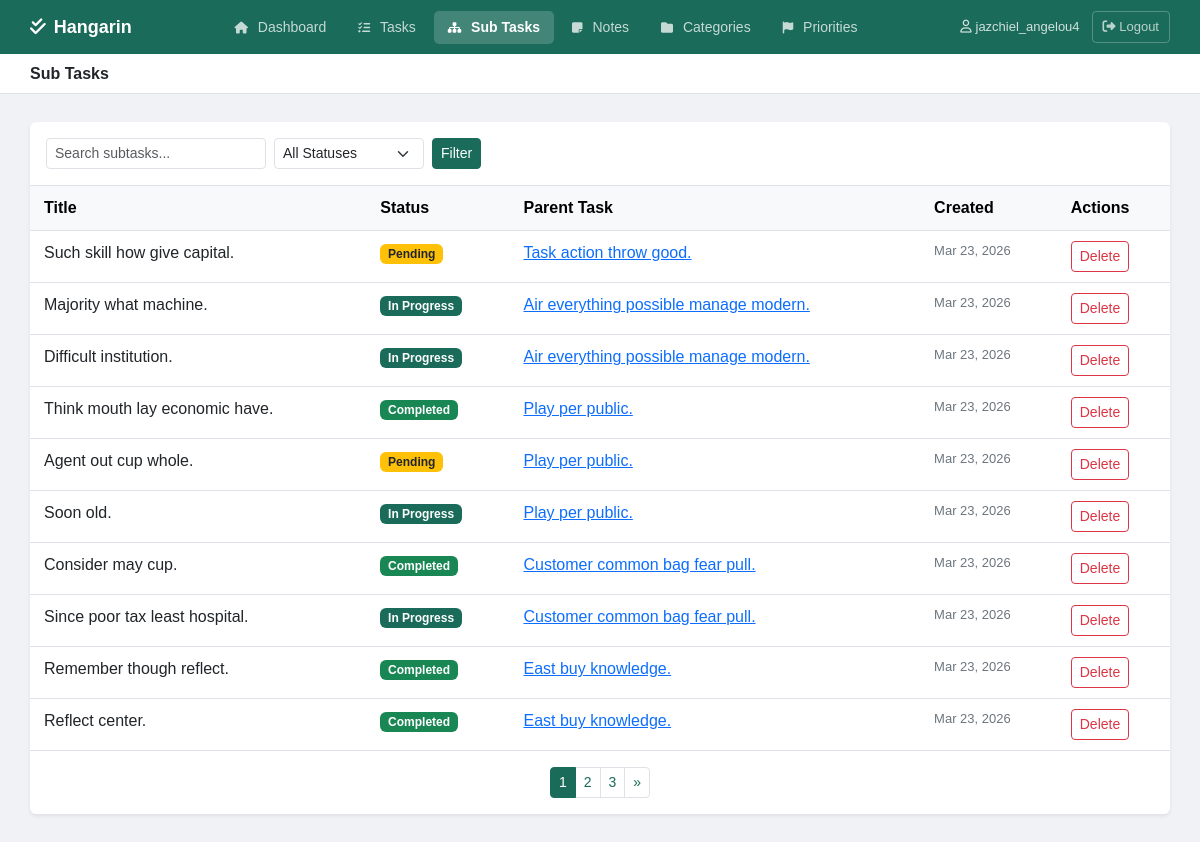
Page /subtasks/ (signed in) on the committed database.
### tasks/models.py (models this page shows, shortened)
class BaseModel(models.Model):
    created_at = models.DateTimeField(auto_now_add=True)
    updated_at = models.DateTimeField(auto_now=True)
    class Meta:
        abstract = True

class SubTask(BaseModel):
    STATUS_CHOICES = [
        ("Pending", "Pending"),
        ("In Progress", "In Progress"),
        ("Completed", "Completed"),
    ]
    parent_task = models.ForeignKey(Task, on_delete=models.CASCADE, related_name='subtasks')
    title = models.CharField(max_length=255)
    status = models.CharField(
        max_length=50,
        choices=STATUS_CHOICES,
        default="Pending"
    )
    class Meta:
        verbose_name = "SubTask"
        verbose_name_plural = "SubTasks"

class Task(BaseModel):
    STATUS_CHOICES = [
        ("Pending", "Pending"),
        ("In Progress", "In Progress"),
        ("Completed", "Completed"),
    ]
    title = models.CharField(max_length=255)
    description = models.TextField(blank=True, null=True)
    deadline = models.DateTimeField(blank=True, null=True)
    status = models.CharField(
        max_length=50,
        choices=STATUS_CHOICES,
        default="Pending"
    )
    category = models.ForeignKey(Category, on_delete=models.SET_NULL, null=True, blank=True)
    priority = models.ForeignKey(Priority, on_delete=models.SET_NULL, null=True, blank=True)
    user = models.ForeignKey(User, on_delete=models.CASCADE, null=True, blank=True)
    class Meta:
        verbose_name = "Task"
        verbose_name_plural = "Tasks"

### tasks/views.py (the view)
# urls.py: path('subtasks/', views.subtask_list, name='subtask_list'),
@login_required
def subtask_list(request):
    subtasks = SubTask.objects.filter(parent_task__user=request.user)
    query = request.GET.get('q', '')
    if query:
        subtasks = subtasks.filter(title__icontains=query)
    status_filter = request.GET.get('status', '')
    if status_filter:
        subtasks = subtasks.filter(status=status_filter)
    paginator = Paginator(subtasks, 10)
    page_obj = paginator.get_page(request.GET.get('page'))
    return render(request, 'tasks/subtask_list.html', {
        'page_obj': page_obj,
        'query': query,
        'status_filter': status_filter,
        'active_page': 'subtasks',
    })

### templates/tasks/subtask_list.html (shortened to what this page needs)
{% extends 'tasks/base.html' %}
{% block page_title %}Sub Tasks{% endblock %}
{% block content %}
<div class="card border-0 shadow-sm">
    <div class="card-body p-0">
        <div class="p-3 border-bottom d-flex gap-2 align-items-center">
            <form method="get" class="d-flex gap-2 align-items-center flex-wrap">
                <input type="text" name="q" value="{{ query }}" placeholder="Search subtasks..." class="form-control form-control-sm" style="width:220px;">
                <select name="status" class="form-select form-select-sm" style="width:150px;" onchange="this.form.submit()">
                    <option value="">All Statuses</option>
                </select>
                <button type="submit" class="btn btn-primary btn-sm">Filter</button>
            </form>
        </div>
        {% if page_obj.object_list %}
        <table class="table table-hover mb-0">
            <thead class="table-light">
                <tr>
                    <th>Title</th>
                    <th>Status</th>
                    <th>Parent Task</th>
                    <th>Created</th>
                    <th>Actions</th>
                </tr>
            </thead>
            <tbody>
                {% for subtask in page_obj %}
                <tr>
                    <td>{{ subtask.title }}</td>
                    <td>
                        {% if subtask.status == 'Completed' %}
                            <span class="badge bg-success">Completed</span>
                        {% elif subtask.status == 'In Progress' %}
                            <span class="badge bg-primary">In Progress</span>
                        {% else %}
                            <span class="badge bg-warning text-dark">Pending</span>
                        {% endif %}
                    </td>
                    <td>
                        <a href="{% url 'task_detail' subtask.parent_task.pk %}">{{ subtask.parent_task.title }}</a>
                    </td>
                    <td style="font-size:13px; color:#6c757d;">{{ subtask.created_at|date:"M d, Y" }}</td>
                    <td>
                        <form method="post" action="{% url 'subtask_delete' subtask.pk %}" style="display:inline;">
                            <button type="submit" class="btn btn-outline-danger btn-sm" onclick="return confirm('Delete this subtask?')">Delete</button>
                        </form>
                    </td>
                </tr>
                {% endfor %}
            </tbody>
        </table>
        {% if page_obj.has_other_pages %}
        <div class="d-flex justify-content-center p-3">
            <nav>
                <ul class="pagination pagination-sm mb-0">
                    {% for num in page_obj.paginator.page_range %}
                        {% if page_obj.number == num %}
                        <li class="page-item active"><span class="page-link">{{ num }}</span></li>
                        {% elif num > page_obj.number|add:'-3' and num < page_obj.number|add:'3' %}
                        <li class="page-item"><a class="page-link" href="?page={{ num }}&q={{ query }}&status={{ status_filter }}">{{ num }}</a></li>
                        {% endif %}
                    {% endfor %}
                    {% if page_obj.has_next %}
                    <li class="page-item"><a class="page-link" href="?page={{ page_obj.next_page_number }}&q={{ query }}&status={{ status_filter }}">»</a></li>
                    {% endif %}
                </ul>
            </nav>
        </div>
        {% endif %}
        {% else %}
        <div class="text-center py-5 text-muted">
            <i class="fa-solid fa-list fa-2x mb-3 opacity-25"></i>
            <p>No subtasks found.</p>
        </div>
        {% endif %}
    </div>
</div>
{% endblock %}

### templates/tasks/base.html (shortened to what this page needs)
{% load pwa %}
<!DOCTYPE html>
<html lang="en">
<head>
    <link href="https://cdn.jsdelivr.net/npm/bootstrap@5.3.0/dist/css/bootstrap.min.css" rel="stylesheet">
    <link rel="stylesheet" href="https://cdnjs.cloudflare.com/ajax/libs/font-awesome/6.5.0/css/all.min.css">
</head>
<body>
<div class="top-navbar">
    <a href="{% url 'dashboard' %}" class="brand">
        <i class="fa-solid fa-check-double"></i> Hangarin
    </a>
    <nav>
        <a href="{% url 'dashboard' %}" class="nav-item {% if active_page == 'dashboard' %}active{% endif %}">
            <i class="fa-solid fa-house"></i> Dashboard
        </a>
        <a href="{% url 'task_list' %}" class="nav-item {% if active_page == 'tasks' %}active{% endif %}">
            <i class="fa-solid fa-list-check"></i> Tasks
        </a>
        <a href="{% url 'subtask_list' %}" class="nav-item {% if active_page == 'subtasks' %}active{% endif %}">
            <i class="fa-solid fa-sitemap"></i> Sub Tasks
        </a>
        <a href="{% url 'note_list' %}" class="nav-item {% if active_page == 'notes' %}active{% endif %}">
            <i class="fa-solid fa-note-sticky"></i> Notes
        </a>
        <a href="{% url 'category_list' %}" class="nav-item {% if active_page == 'categories' %}active{% endif %}">
            <i class="fa-solid fa-folder"></i> Categories
        </a>
        <a href="{% url 'priority_list' %}" class="nav-item {% if active_page == 'priorities' %}active{% endif %}">
            <i class="fa-solid fa-flag"></i> Priorities
        </a>
    </nav>
    <div class="user-area">
        {% if user.is_authenticated %}
        <span><i class="fa-regular fa-user" style="margin-right:4px;"></i>{{ user.username }}</span>
        <form method="post" action="{% url 'logout' %}" style="margin:0;padding:0;">
            <button type="submit" class="logout-btn">
                <i class="fa-solid fa-right-from-bracket"></i> Logout
            </button>
        </form>
        {% endif %}
    </div>
</div>
<div class="subbar">
    <h5>{% block page_title %}Dashboard{% endblock %}</h5>
</div>
<div class="content-area">
    {% block content %}{% endblock %}
</div>
</body>
</html>

### templates/tasks/base.html (style rules this page uses)
body { background-color: #f0f2f5; font-family: Arial, sans-serif; min-height: 100vh; }
.top-navbar { background-color: #1a6b5a; padding: 0 30px; height: 54px; display: flex; align-items: center; justify-content: space-between; position: sticky; top: 0; z-index: 100; }
.top-navbar .brand { color: white; font-size: 18px; font-weight: 700; text-decoration: none; display: flex; align-items: center; gap: 8px; }
.top-navbar nav { display: flex; align-items: center; gap: 4px; }
.top-navbar .nav-item { color: rgba(255,255,255,0.75); text-decoration: none; padding: 6px 14px; border-radius: 5px; font-size: 14px; transition: all 0.15s; }
.top-navbar .nav-item.active { background-color: rgba(255,255,255,0.18); color: white; font-weight: 600; }
.top-navbar .nav-item i { margin-right: 6px; font-size: 12px; }
.top-navbar .user-area { display: flex; align-items: center; gap: 12px; color: rgba(255,255,255,0.8); font-size: 13px; }
.top-navbar .logout-btn { color: rgba(255,255,255,0.7); text-decoration: none; font-size: 13px; padding: 5px 10px; border: 1px solid rgba(255,255,255,0.25); border-radius: 4px; transition: all 0.15s; background: transparent; cursor: pointer; font-family: Arial, sans-serif; }
.subbar { background-color: white; border-bottom: 1px solid #dee2e6; padding: 10px 30px; display: flex; justify-content: space-between; align-items: center; }
.subbar h5 { margin: 0; font-size: 16px; font-weight: 600; color: #212529; }
.content-area { padding: 28px 30px; max-width: 1200px; }
.btn-primary { background-color: #1a6b5a; border-color: #1a6b5a; }
.badge.bg-primary { background-color: #1a6b5a !important; }
.page-item.active .page-link { background-color: #1a6b5a; border-color: #1a6b5a; }
.page-link { color: #1a6b5a; }
.table > :not(caption) > * > * { padding: 10px 14px; }

### rows in the picture
SubTask: title "Such skill how give capital.", status "Pending", parent_task "Task action throw good.", created_at "Mar 23, 2026"
SubTask: title "Majority what machine.", status "In Progress", parent_task "Air everything possible manage modern.", created_at "Mar 23, 2026"
SubTask: title "Difficult institution.", status "In Progress", parent_task "Air everything possible manage modern.", created_at "Mar 23, 2026"
SubTask: title "Think mouth lay economic have.", status "Completed", parent_task "Play per public.", created_at "Mar 23, 2026"
SubTask: title "Agent out cup whole.", status "Pending", parent_task "Play per public.", created_at "Mar 23, 2026"
SubTask: title "Soon old.", status "In Progress", parent_task "Play per public.", created_at "Mar 23, 2026"
SubTask: title "Consider may cup.", status "Completed", parent_task "Customer common bag fear pull.", created_at "Mar 23, 2026"
SubTask: title "Since poor tax least hospital.", status "In Progress", parent_task "Customer common bag fear pull.", created_at "Mar 23, 2026"
SubTask: title "Remember though reflect.", status "Completed", parent_task "East buy knowledge.", created_at "Mar 23, 2026"
SubTask: title "Reflect center.", status "Completed", parent_task "East buy knowledge.", created_at "Mar 23, 2026"

### other values in the picture
{{ user.username }} "jazchiel_angelou4"
{{ num }} "1"
{{ num }} "2" "3"
